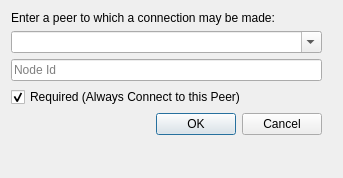
<?xml version="1.0" encoding="UTF-8"?>
<ui version="4.0">
 <class>Connect</class>
 <widget class="QDialog" name="Connect">
  <property name="windowModality">
   <enum>Qt::WindowModal</enum>
  </property>
  <property name="geometry">
   <rect>
    <x>0</x>
    <y>0</y>
    <width>343</width>
    <height>178</height>
   </rect>
  </property>
  <property name="sizePolicy">
   <sizepolicy hsizetype="Expanding" vsizetype="Expanding">
    <horstretch>0</horstretch>
    <verstretch>0</verstretch>
   </sizepolicy>
  </property>
  <property name="maximumSize">
   <size>
    <width>343</width>
    <height>178</height>
   </size>
  </property>
  <property name="windowTitle">
   <string>Connect to Peer</string>
  </property>
  <property name="modal">
   <bool>true</bool>
  </property>
  <layout class="QFormLayout" name="formLayout_2">
   <item row="1" column="0">
    <layout class="QFormLayout" name="formLayout">
     <item row="1" column="0" colspan="2">
      <widget class="QComboBox" name="host">
       <property name="minimumSize">
        <size>
         <width>311</width>
         <height>0</height>
        </size>
       </property>
       <property name="editable">
        <bool>true</bool>
       </property>
      </widget>
     </item>
     <item row="2" column="0" colspan="2">
      <widget class="QLineEdit" name="nodeId">
       <property name="placeholderText">
        <string>Node Id</string>
       </property>
      </widget>
     </item>
     <item row="3" column="0" colspan="2">
      <widget class="QCheckBox" name="required">
       <property name="text">
        <string>Required (Always Connect to this Peer)</string>
       </property>
       <property name="checked">
        <bool>true</bool>
       </property>
       <property name="tristate">
        <bool>false</bool>
       </property>
      </widget>
     </item>
     <item row="4" column="0" colspan="2">
      <widget class="QDialogButtonBox" name="buttonBox">
       <property name="orientation">
        <enum>Qt::Horizontal</enum>
       </property>
       <property name="standardButtons">
        <set>QDialogButtonBox::Cancel|QDialogButtonBox::Ok</set>
       </property>
      </widget>
     </item>
    </layout>
   </item>
   <item row="0" column="0">
    <widget class="QLabel" name="formLabel">
     <property name="text">
      <string>Enter a peer to which a connection may be made:</string>
     </property>
    </widget>
   </item>
  </layout>
 </widget>
 <resources/>
 <connections>
  <connection>
   <sender>buttonBox</sender>
   <signal>accepted()</signal>
   <receiver>Connect</receiver>
   <slot>accept()</slot>
   <hints>
    <hint type="sourcelabel">
     <x>248</x>
     <y>254</y>
    </hint>
    <hint type="destinationlabel">
     <x>157</x>
     <y>274</y>
    </hint>
   </hints>
  </connection>
  <connection>
   <sender>buttonBox</sender>
   <signal>rejected()</signal>
   <receiver>Connect</receiver>
   <slot>reject()</slot>
   <hints>
    <hint type="sourcelabel">
     <x>316</x>
     <y>260</y>
    </hint>
    <hint type="destinationlabel">
     <x>286</x>
     <y>274</y>
    </hint>
   </hints>
  </connection>
 </connections>
</ui>
